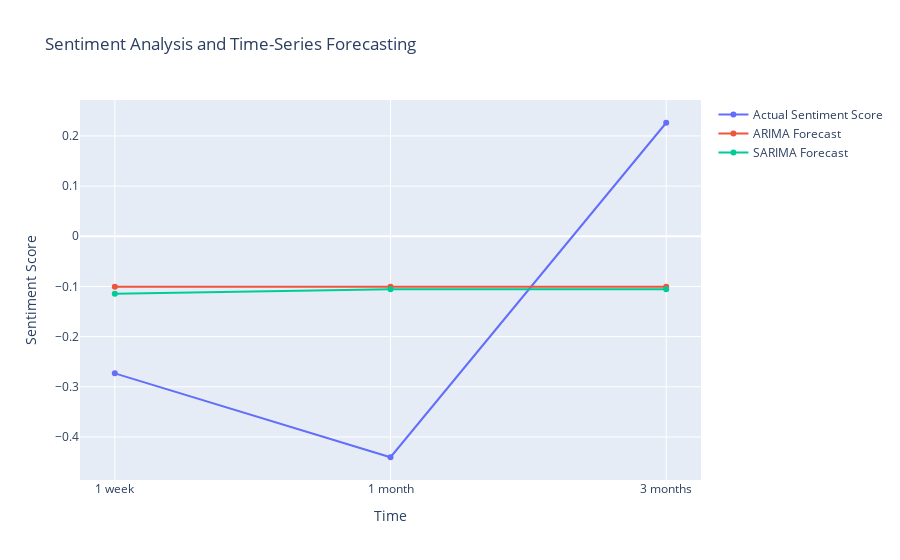

Notebook source saved alongside this figure:
### Code cell
import plotly.graph_objects as go

# Create a line chart to visualize the actual sentiment scores and the forecasts
fig = go.Figure()
fig.add_trace(go.Scatter(x=["1 week", "1 month", "3 months"],
                         y=[-0.2732, -0.4404, 0.2263],
                         name='Actual Sentiment Score'))
fig.add_trace(go.Scatter(x=["1 week", "1 month", "3 months"],
                         y=[-0.1006969689140514, -0.10069696891405194, -0.10069696891405194],
                         name='ARIMA Forecast'))
fig.add_trace(go.Scatter(x=["1 week", "1 month", "3 months"],
                         y=[-0.11431992496658845, -0.1055080325602983, -0.10550881910868427],
                         name='SARIMA Forecast'))

# Customizing the chart layout
fig.update_layout(title='Sentiment Analysis and Time-Series Forecasting',
                  xaxis_title='Time',
                  yaxis_title='Sentiment Score')

# Display the interactive chart
fig.show()

### Figure 1 — Plotly figure (JSON) as saved in the notebook; plotly's stock layout.template omitted (floating-point values rounded to 4 significant figures)
{"data": [{"name": "Actual Sentiment Score", "type": "scatter", "x": ["1 week", "1 month", "3 months"], "y": [-0.2732, -0.4404, 0.2263]}, {"name": "ARIMA Forecast", "type": "scatter", "x": ["1 week", "1 month", "3 months"], "y": [-0.1007, -0.1007, -0.1007]}, {"name": "SARIMA Forecast", "type": "scatter", "x": ["1 week", "1 month", "3 months"], "y": [-0.1143, -0.1055, -0.1055]}], "layout": {"title": {"text": "Sentiment Analysis and Time-Series Forecasting"}, "xaxis": {"title": {"text": "Time"}}, "yaxis": {"title": {"text": "Sentiment Score"}}}}
